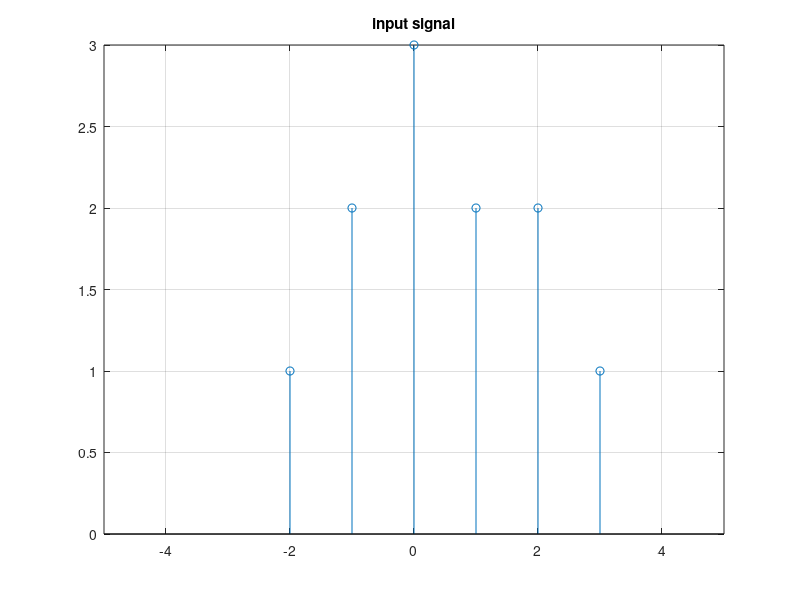
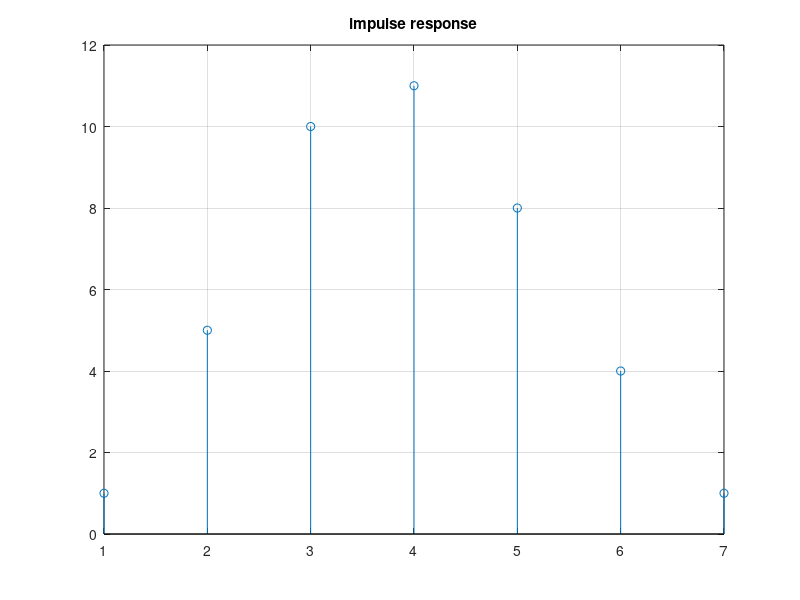
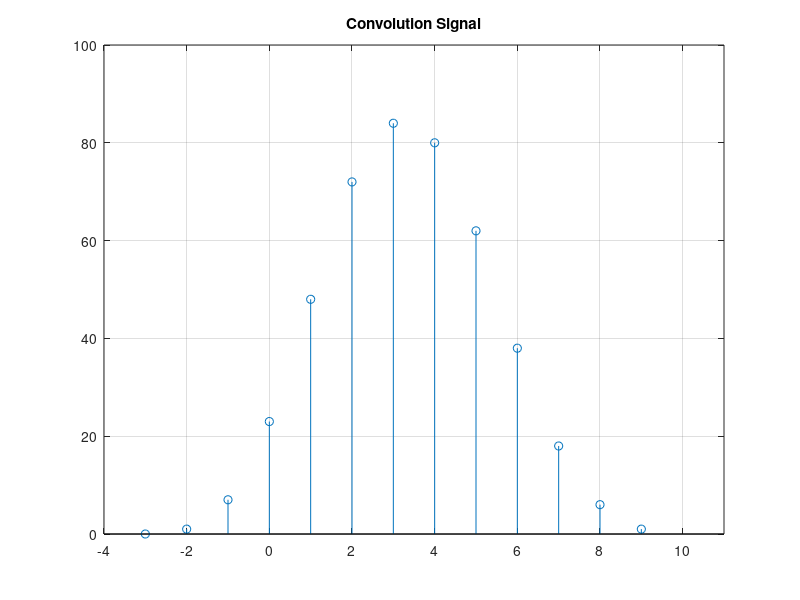

Source code (MATLAB) for these figures, in order:
y= [1,2,3,2,2,1]; % input signal
indexy=[-2 -1 0 1 2 3 ]; % index of signal
h=[1,5,10,11,8,4,1]; % impulse response 
figure(1);
stem(indexy,y);
title('input signal');
grid on;
xlim([-5,5]);
figure(2)
stem(h);
title('impulse response');
grid on;


lenConv= length(h)+length(y); % length of convolution sum
Conv=[]; % output of signal

for i=1:lenConv;
    sum=0;
        for j=1:length(y);
        
            if i-j>0 && i-j<(length(h)+1)
            sum= sum+ h(i-j)*y(j);
            end
        
        end
    Conv=[ Conv sum];
       
end


indexConv=[];

for i=1:lenConv
    indexConv= [indexConv ,(indexy(1)+i-2)];

end

figure(3);
stem(indexConv, Conv);
title('Convolution Signal');
xlim([-4 11]);
grid on;
